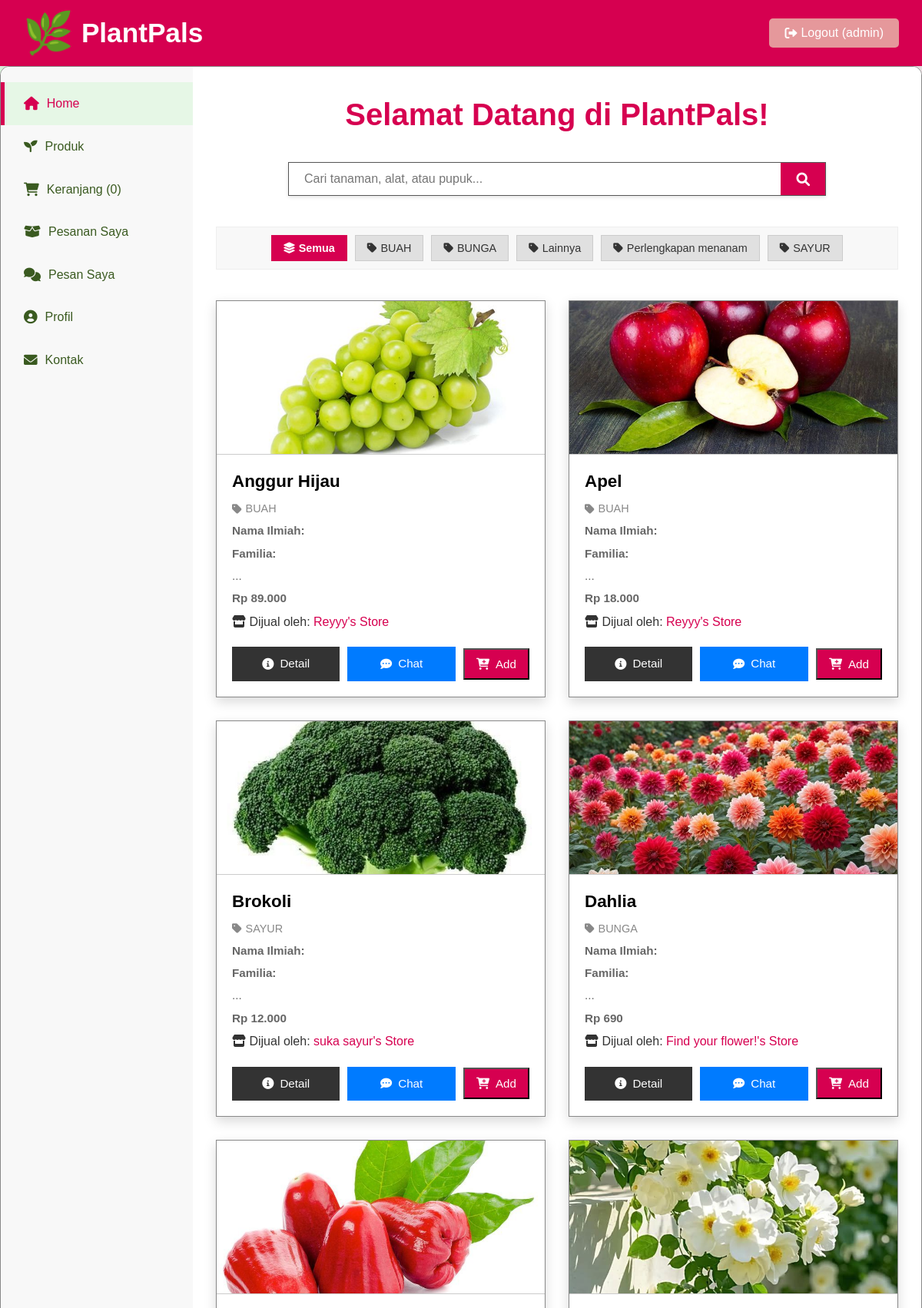
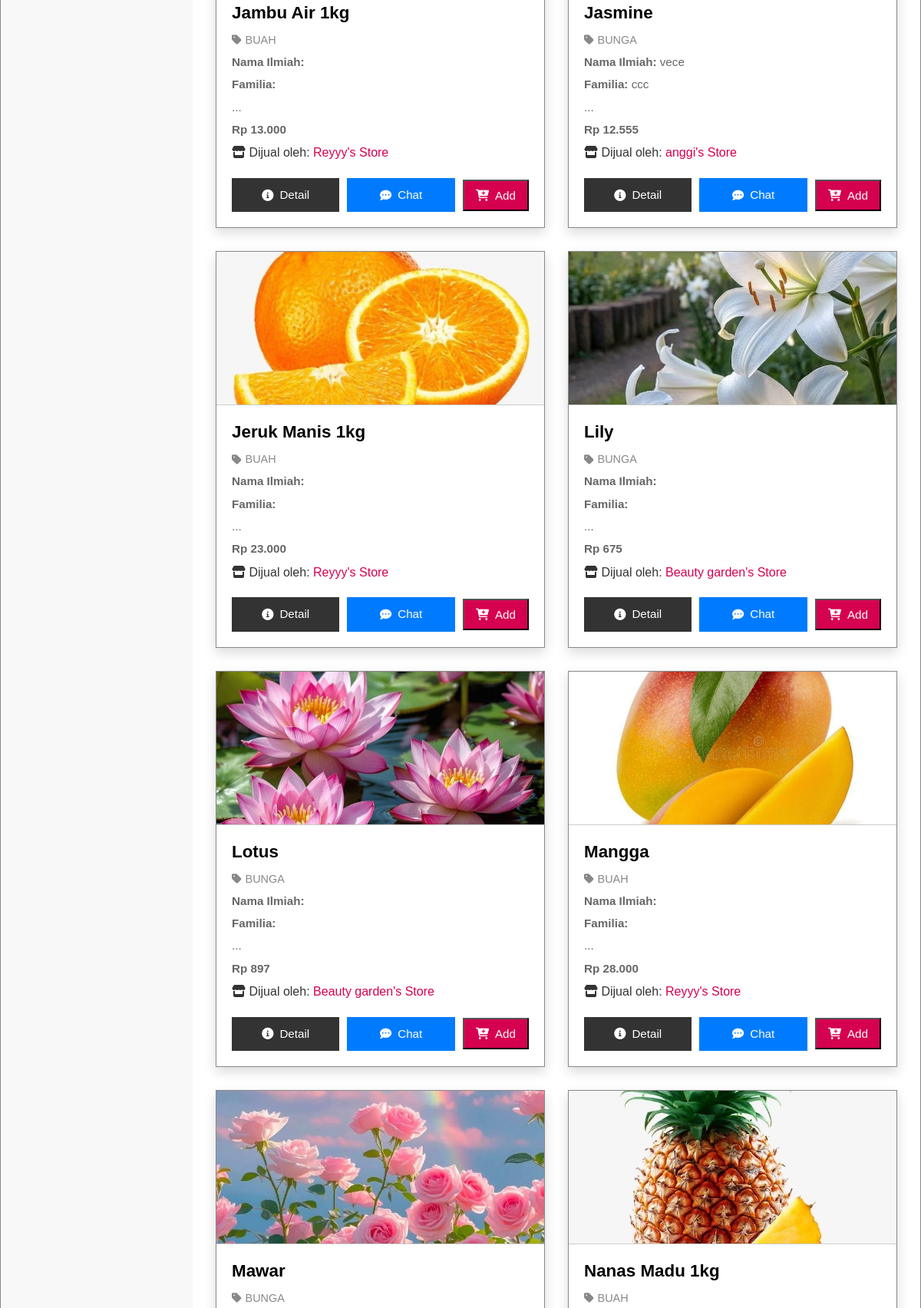
Page /dashboard.php (signed in, upper part) on the committed database (2 pictures, top to bottom).
### tables this page shows
CREATE TABLE `products` (
  `id` int(11) NOT NULL,
  `name` varchar(100) NOT NULL,
  `img` varchar(255) DEFAULT NULL,
  `scientific_name` varchar(100) DEFAULT NULL,
  `family` varchar(100) DEFAULT NULL,
  `description` text DEFAULT NULL,
  `habitat` text DEFAULT NULL,
  `care_instructions` text DEFAULT NULL,
  `unique_fact` text DEFAULT NULL,
  `price` decimal(10,2) NOT NULL,
  `stock` int(11) NOT NULL DEFAULT 0,
  `seller_id` int(11) DEFAULT NULL,
  `category_id` int(11) DEFAULT NULL,
  `created_at` timestamp NOT NULL DEFAULT current_timestamp(),
  `updated_at` timestamp NOT NULL DEFAULT current_timestamp() ON UPDATE current_timestamp()
);

CREATE TABLE `categories` (
  `id` int(11) NOT NULL,
  `name` varchar(255) NOT NULL,
  `description` text DEFAULT NULL,
  `created_at` timestamp NOT NULL DEFAULT current_timestamp()
);

CREATE TABLE `stores` (
  `id` int(11) NOT NULL,
  `store_id_string` varchar(50) NOT NULL,
  `name` varchar(255) NOT NULL,
  `address` text NOT NULL,
  `phone_number` varchar(20) DEFAULT NULL,
  `email` varchar(100) DEFAULT NULL,
  `seller_user_id` int(11) NOT NULL,
  `created_at` timestamp NOT NULL DEFAULT current_timestamp(),
  `updated_at` timestamp NOT NULL DEFAULT current_timestamp() ON UPDATE current_timestamp(),
  `followers_count` int(11) DEFAULT 0
);

### dashboard.php (the view, shortened to what this page needs)
<?php
$username = htmlspecialchars($_SESSION['username']);
$user_id = $_SESSION['id'];
$page = isset($_GET['page']) ? $_GET['page'] : 'home';
include 'data.php';
require_once 'config.php';
$stores_by_seller_id = [];
$sql_stores = "SELECT s.id, s.store_id_string, s.name, s.address, s.phone_number, s.email, s.seller_user_id, s.followers_count FROM stores s JOIN users u ON s.seller_user_id = u.id WHERE u.role = 'seller' ORDER BY s.name ASC";
$result_stores = mysqli_query($conn, $sql_stores);
if ($result_stores) {
    while ($row_store = mysqli_fetch_assoc($result_stores)) {
        $seller_id_for_store = $row_store['seller_user_id'];
        if (!isset($stores_by_seller_id[$seller_id_for_store])) {
            $stores_by_seller_id[$seller_id_for_store] = [];
        }
        $stores_by_seller_id[$seller_id_for_store][] = $row_store;
    }
}
$flowers_from_db = [];
$sql_products_all = "SELECT p.id, p.name, p.img, p.scientific_name, p.family, p.description, p.habitat, p.care_instructions, p.unique_fact, p.price, p.stock, p.seller_id, c.name as category_name
                 FROM products p
                 LEFT JOIN users u ON p.seller_id = u.id
                 LEFT JOIN categories c ON p.category_id = c.id
                 WHERE p.seller_id IS NOT NULL AND u.role = 'seller' AND p.stock > 0
                 ORDER BY p.name ASC";
$result_products_all = mysqli_query($conn, $sql_products_all);
if ($result_products_all) {
    while ($row = mysqli_fetch_assoc($result_products_all)) {
        $flowers_from_db[] = $row;
    }
}
$flowers_to_display = [];
if (empty($flowers_from_db)) {
    foreach ($all_initial_products as $p_fallback) {
        $p_fallback['category_name'] = 'Lain-lain';
        if (isset($p_fallback['category_id'])) {
            $found_category_name = null;
            $stmt_get_cat_name = mysqli_prepare($conn, "SELECT name FROM categories WHERE id = ?");
            if ($stmt_get_cat_name) {
                mysqli_stmt_bind_param($stmt_get_cat_name, "i", $p_fallback['category_id']);
                mysqli_stmt_execute($stmt_get_cat_name);
                mysqli_stmt_bind_result($stmt_get_cat_name, $cat_name);
                if (mysqli_stmt_fetch($stmt_get_cat_name)) {
                    $found_category_name = $cat_name;
                }
                mysqli_stmt_close($stmt_get_cat_name);
            }
            if ($found_category_name) {
                $p_fallback['category_name'] = $found_category_name;
            }
        }
        $flowers_to_display[] = $p_fallback;
    }
} else {
    $flowers_to_display = $flowers_from_db;
}
$all_categories = [];
$sql_all_categories = "SELECT name FROM categories ORDER BY name ASC";
$result_all_categories = mysqli_query($conn, $sql_all_categories);
if ($result_all_categories) {
    while ($row_cat = mysqli_fetch_assoc($result_all_categories)) {
        $all_categories[] = $row_cat['name'];
    }
}
?>
<!DOCTYPE html>
<html lang="id">
<head>
    <link rel="stylesheet" href="/PlantPals/css/main_styles.css">
    <link rel="stylesheet" href="/PlantPals/css/dashboard_styles.css">
    <link rel="stylesheet" href="https://cdnjs.cloudflare.com/ajax/libs/font-awesome/6.0.0-beta3/css/all.min.css">
</head>
<body>
    <header>
        <h1><span class="emoji">🌿</span> PlantPals</h1>
        <form action="/PlantPals/logout.php" method="post" style="margin:0;">
            <button class="logout-btn" type="submit" name="logout"><i class="fas fa-sign-out-alt"></i> Logout (<?php echo htmlspecialchars($username); ?>)</button>
        </form>
    </header>
    <div class="container">
        <nav class="sidebar">
            <a href="dashboard.php?page=home" class="<?php echo ($page == 'home') ? 'active' : ''; ?>"><i class="fas fa-home"></i> Home</a>
            <a href="dashboard.php?page=products" class="<?php echo ($page == 'products') ? 'active' : ''; ?>"><i class="fas fa-seedling"></i> Produk</a>
            <a href="dashboard.php?page=cart" class="<?php echo ($page == 'cart') ? 'active' : ''; ?>"><i class="fas fa-shopping-cart"></i> Keranjang (<?php echo count($_SESSION['cart']); ?>)</a>
            <a href="dashboard.php?page=orders" class="<?php echo ($page == 'orders') ? 'active' : ''; ?>"><i class="fas fa-box-open"></i> Pesanan Saya</a>
            <a href="dashboard.php?page=chat" class="<?php echo ($page == 'chat') ? 'active' : ''; ?>"><i class="fas fa-comments"></i> Pesan Saya </a>
            <a href="dashboard.php?page=profile" class="<?php echo ($page == 'profile') ? 'active' : ''; ?>"><i class="fas fa-user-circle"></i> Profil</a>
            <a href="/PlantPals/dashboard.php?page=contact" class="<?php echo ($page == 'contact') ? 'active' : ''; ?>"><i class="fas fa-envelope"></i> Kontak</a>
        </nav>
        <main class="content">
            <?php
            if ($page == 'home') {
                ?>
                <h2>Selamat Datang di PlantPals!</h2>
                <form class="search-bar" action="dashboard.php" method="get">
                    <input type="text" id="searchInput" name="q" placeholder="Cari tanaman, alat, atau pupuk..." value="<?php echo isset($_GET['q']) ? htmlspecialchars($_GET['q']) : ''; ?>" />
                    <button type="submit">
                        <i class="fas fa-search"></i>
                    </button>
                </form>
                <div class="category-filter-bar">
                    <button class="filter-btn active" data-category="all"><i class="fas fa-layer-group"></i> Semua</button>
                    <?php foreach ($all_categories as $cat): ?>
                        <button class="filter-btn" data-category="<?php echo htmlspecialchars($cat); ?>"><i class="fas fa-tag"></i> <?php echo htmlspecialchars($cat); ?></button>
                    <?php endforeach; ?>
                </div>
                <div id="flowerGrid" class="grid">
                <?php
                $filtered_flowers_for_display = [];
                $keyword = isset($_GET['q']) ? strtolower(trim($_GET['q'])) : '';
                if (!empty($keyword)) {
                    foreach ($flowers_to_display as $flower) {
                        if (
                            stripos($flower['name'], $keyword) !== false ||
                            stripos($flower['description'] ?? '', $keyword) !== false ||
                            stripos($flower['scientific_name'] ?? $flower['scientific'] ?? '', $keyword) !== false ||
                            stripos($flower['family'] ?? '', $keyword) !== false ||
                            stripos($flower['category_name'] ?? '', $keyword) !== false
                        ) {
                            $filtered_flowers_for_display[] = $flower;
                        }
                    }
                } else {
                    $filtered_flowers_for_display = $flowers_to_display;
                }
                if (empty($filtered_flowers_for_display)) {
                    echo "<p class='no-results'>Tidak ada hasil untuk pencarian Anda.</p>";
                } else {
                    foreach ($filtered_flowers_for_display as $flower):
                        $selling_store_home = null;
                        if (isset($flower['seller_id'])) {
                            if (isset($stores_by_seller_id[$flower['seller_id']])) {
                                $selling_store_home = $stores_by_seller_id[$flower['seller_id']][0] ?? null;
                            }
                        }
                        $store_name_display_home = $selling_store_home['name'] ?? 'Toko Tidak Dikenal';
                        $store_link_home = $selling_store_home['store_id_string'] ? "store_profile_buyer.php?store_id_string=" . urlencode($selling_store_home['store_id_string']) : "#";
                        ?>
                        <div class="card" data-category="<?php echo htmlspecialchars($flower['category_name'] ?? ($flower['family'] ?? 'Lain-lain')); ?>">
                            <img src="<?php echo htmlspecialchars($flower['img']); ?>" alt="<?php echo htmlspecialchars($flower['name']); ?>" />
                            <div class="card-content">
                                <h3><?php echo htmlspecialchars($flower['name']); ?></h3>
                                <p class="category-display"><i class="fas fa-tag"></i> <?php echo htmlspecialchars($flower['category_name'] ?? ($flower['family'] ?? 'Lain-lain')); ?></p>
                                <p><strong>Nama Ilmiah:</strong> <?php echo htmlspecialchars($flower['scientific_name'] ?? $flower['scientific'] ?? 'N/A'); ?></p>
                                <p><strong>Familia:</strong> <?php echo htmlspecialchars($flower['family'] ?? 'N/A'); ?></p>
                                <p><?php echo htmlspecialchars(substr($flower['description'] ?? '', 0, 80)); ?>...</p>
                                <p class="price">Rp <?php echo number_format($flower['price'], 0, ',', '.'); ?></p>
                                <div class="store-info-display">
                                    <span class="label"><i class="fas fa-store"></i> Dijual oleh:</span>
                                    <?php if ($selling_store_home && !empty($store_link_home) && $store_link_home !== "#"): ?>
                                        <a href="<?php echo $store_link_home; ?>" class="store-name-link">
                                            <?php echo htmlspecialchars($store_name_display_home); ?>
                                        </a>
                                    <?php else: ?>
                                        <span class="store-name-link"><?php echo htmlspecialchars($store_name_display_home); ?></span>
                                    <?php endif; ?>
                                </div>
                            </div>
                            <div class="card-buttons-container">
                                <a href="detail_flower.php?name=<?php echo urlencode(strtolower(str_replace(' ', '_', $flower['name']))); ?>" class="see-more-btn"><i class="fas fa-info-circle"></i> Detail</a>
                                <?php if ($flower['seller_id'] && $flower['seller_id'] != $user_id && $selling_store_home):  ?>
                                <a href="/PlantPals/dashboard.php?page=chat&seller_id=<?php echo htmlspecialchars($flower['seller_id']); ?>&store_id=<?php echo htmlspecialchars($selling_store_home['id'] ?? ''); ?>&subject=Pertanyaan Produk: <?php echo urlencode($flower['name']); ?>" class="chat-product-btn">
                                    <i class="fas fa-comment-dots"></i> Chat
                                </a>
                                <?php endif; ?>
                                <form action="dashboard.php" method="post" style="margin:0;">
                                    <button type="submit" class="buy-button"><i class="fas fa-cart-plus"></i> Add</button>
                                </form>
                            </div>
                        </div>
                        <?php
                    endforeach;
                }
                ?>
                </div>
                <?php
            }
            ?>
        </main>
    </div>
</body>
</html>

### CSS/main_styles.css (style rules this page uses)
* { box-sizing: border-box; margin: 0; padding: 0; }
body { font-family: 'Poppins', sans-serif; line-height: 1.6; background: linear-gradient(to right, rgb(228, 250, 228), rgb(242, 230, 234)); color: #333; min-height: 100vh; display: flex; flex-direction: column; }
h1, h2, h3, h4, h5, h6, .section-heading, .section-sub-title { font-family: 'Montserrat', sans-serif; }
a { color: #D60050; text-decoration: none; transition: color 0.3s ease; }
header { background-color: #D60050; color: white; padding: 15px 30px; display: flex; justify-content: space-between; align-items: center; box-shadow: 0 4px 10px rgba(0,0,0,0.1); flex-wrap: wrap; gap: 15px; }
header h1 { font-size: 2.2rem; margin: 0; display: flex; align-items: center; }
header h1 .emoji { font-size: 1.5em; margin-right: 10px; line-height: 1; }
.logout-btn { background-color: #E5989B; color: white; border: none; padding: 10px 20px; border-radius: 5px; cursor: pointer; font-size: 1em; transition: background-color 0.3s ease; display: flex; align-items: center; gap: 5px; }

### rows in the picture
products: img (picture), name "Anggur Hijau", category.name "BUAH", price "89.000", seller.name "Reyyy's Store"
products: img (picture), name "Apel", category.name "BUAH", price "18.000", seller.name "Reyyy's Store"
products: img (picture), name "Brokoli", category.name "SAYUR", price "12.000", seller.name "suka sayur's Store"
products: img (picture), name "Dahlia", category.name "BUNGA", price "690", seller.name "Find your flower!'s Store"
products: img (picture), name "Jambu Air 1kg", category.name "BUAH", price "13.000", seller.name "Reyyy's Store"
products: img (picture), name "Jasmine", category.name "BUNGA", scientific_name "vece", family "ccc", price "12.555", seller.name "anggi's Store"
products: img (picture), name "Jeruk Manis 1kg", category.name "BUAH", price "23.000", seller.name "Reyyy's Store"
products: img (picture), name "Lily", category.name "BUNGA", price "675", seller.name "Beauty garden's Store"
products: img (picture), name "Lotus", category.name "BUNGA", price "897", seller.name "Beauty garden's Store"
products: img (picture), name "Mangga", category.name "BUAH", price "28.000", seller.name "Reyyy's Store"
products: img (picture), name "Mawar", category.name "BUNGA"
products: img (picture), name "Nanas Madu 1kg", category.name "BUAH"

### other values in the picture
$username "admin"
count($_SESSION['cart']) "0"
$cat "BUAH"
$cat "BUNGA"
$cat "Lainnya"
$cat "Perlengkapan menanam"
$cat "SAYUR"
